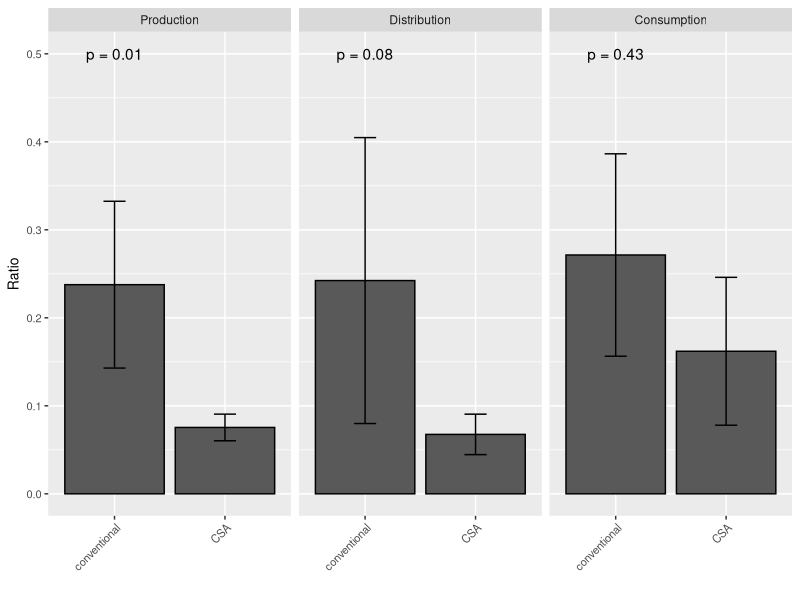
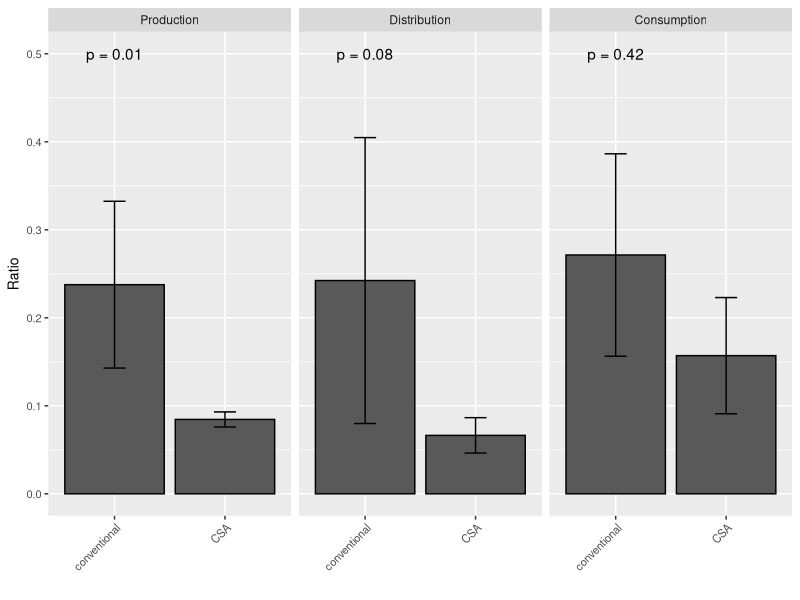
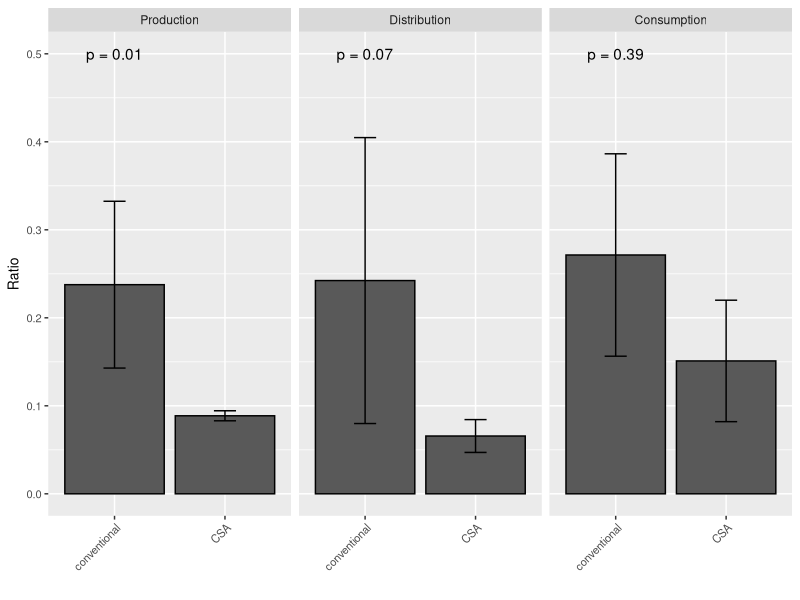
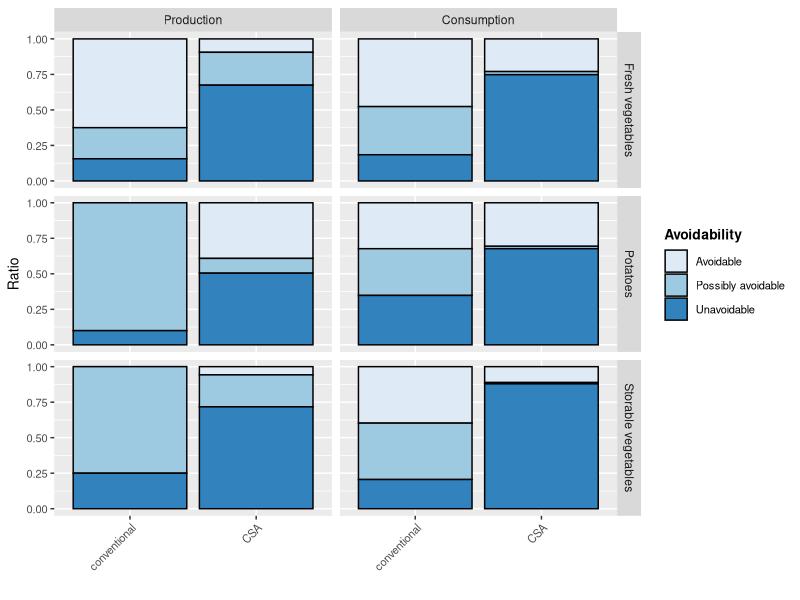
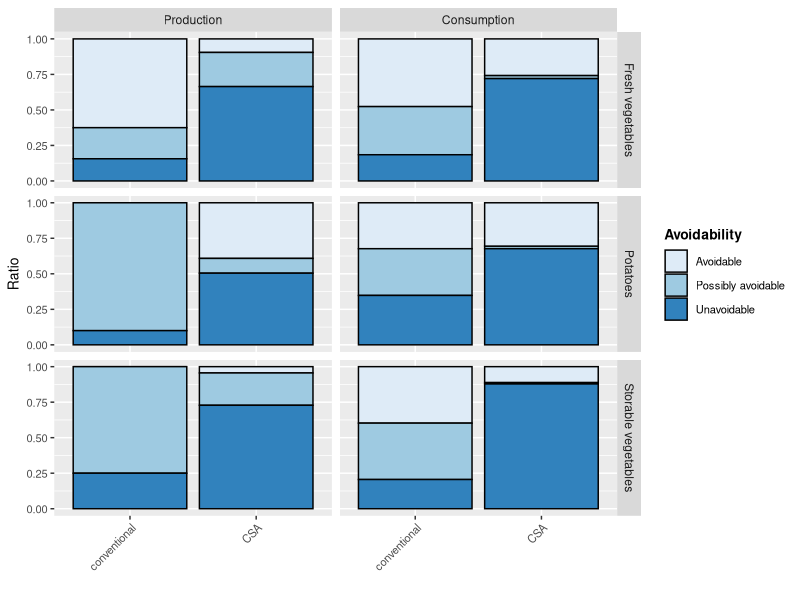
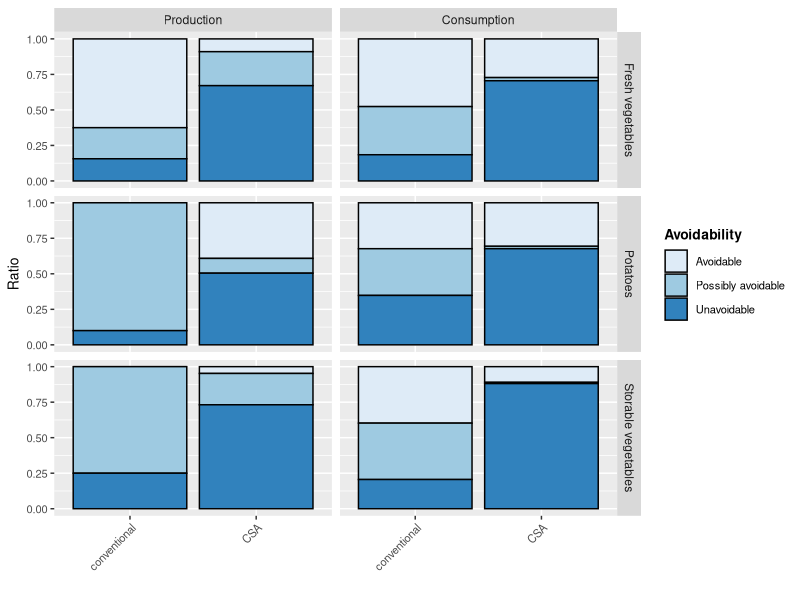
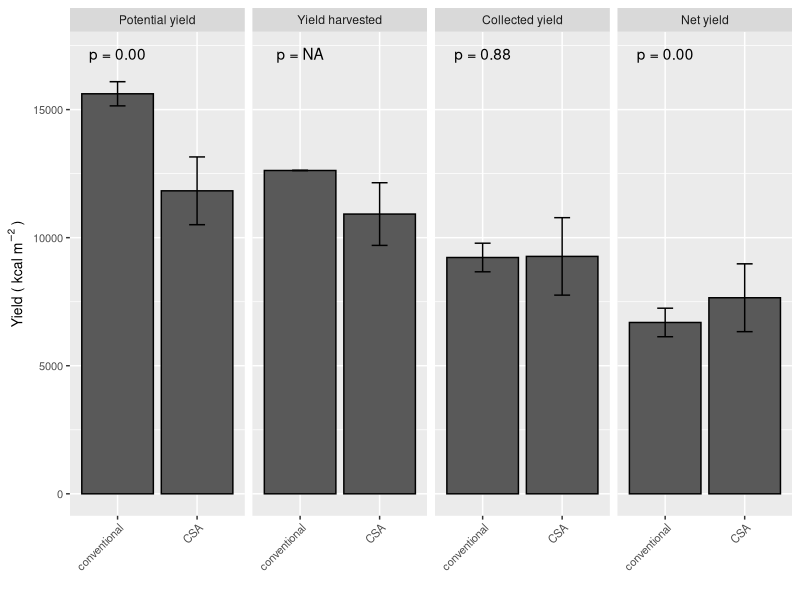
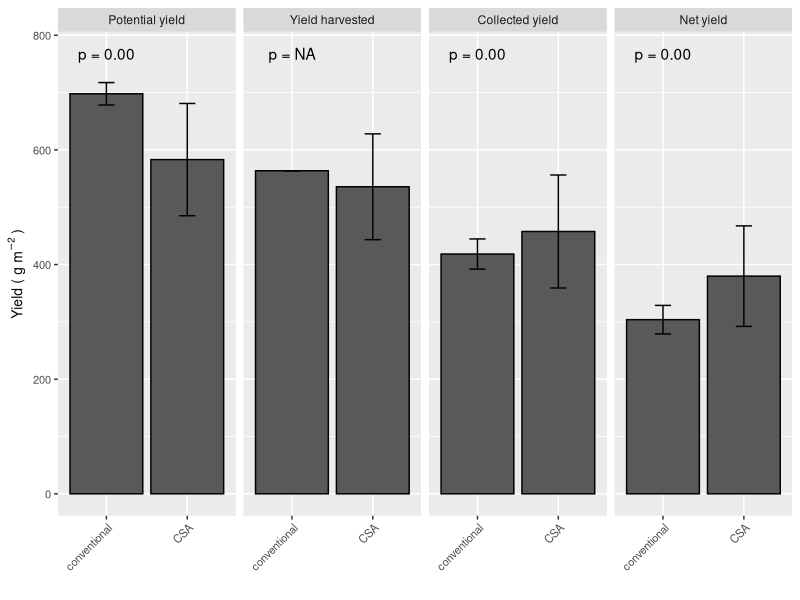

These figures' R source, in order:

################### libraries ################### 
#load packages
library(dplyr)
library(tidyr)
library(readxl)
library(openxlsx)
library(ggplot2)
library(data.table) 


################### data ################### 
## General
CropLabs <- c("Broccoli", "Bush beans", "Fennel", "Potatoes", "Turnips", "Lettuces", "Pumpkins", "Leeks", "Spinach beet", "Carrots", "Beetroot", "Tomatoes", "White cabbages", "Savoy cabbages", "Courgettes", "Onions")
CropTable <- data.frame(Kultur=c("Brokkoli","Buschbohne","Fenchel","Kartoffel", "Kohlrabi","Kopfsalat","Kürbis","Lauch","Mangold","Möhre","Rote Bete","Tomate","Weißkohl","Wirsing","Zucchini","Zwiebel"),
                        Crop=CropLabs)

dfKategorienBeretta <- read_excel("Data/crops_categories_nutrients.xlsx")
dfKategorienBeretta <- merge(dfKategorienBeretta,CropTable,by="Kultur")

manual.labs.english <- c(production = "Production", 
                 intermediate = "Distribution", 
                 household = "Consumption",
                 fresh="Fresh vegetables",
                 storable="Storable vegetables",
                 potato="Potatoes",
                 Conventional="Conventional", 
                 CSA="CSA",
                 avoidable="Avoidable",
                 possiblyAvoidable="Possibly avoidable", 
                 unavoidable="Unavoidable",
                 Ertrag_kg_qm = "Yield harvested",
                 deliveredYield ="Collected yield",
                 netYield = "Net yield",
                 potYield = "Potential yield")

## CSA
# production
Nachverwertung_Produktion <-  as.data.frame(read_excel("Data/csa_production_flw.xlsx"))
head(Nachverwertung_Produktion)
Nachverwertung_Produktion$potYield <- (Nachverwertung_Produktion$Ertrag_kg_geerntet+Nachverwertung_Produktion$Nachverwertung_kg_total)/Nachverwertung_Produktion$Anbauflaeche

# distribution
Nachverwertung_Verteilstation <- as.data.frame(read_excel("Data/csa_distribution_flw.xlsx"))
head(Nachverwertung_Verteilstation)

# consumption
Nachverwertung_Konsum <- as.data.frame(read_excel("Data/csa_consumption_flw.xlsx"))
head(Nachverwertung_Konsum)
Nachverwertung_Konsum[which(Nachverwertung_Konsum$calculation_basis=="kcal"),"calculation_basis"] <- "Calories"
Nachverwertung_Konsum[which(Nachverwertung_Konsum$calculation_basis=="prot"),"calculation_basis"] <- "Protein"
Nachverwertung_Konsum[which(Nachverwertung_Konsum$calculation_basis=="fat"),"calculation_basis"] <- "Fat"

dfHouseholdAvoidability <- Nachverwertung_Konsum[which(Nachverwertung_Konsum$calculation_basis!="g"&Nachverwertung_Konsum$Kultur%in%c("All_mean","fresh_mean","potato_mean","storable_mean")),c(1:(ncol(Nachverwertung_Konsum)-1))] %>% gather(Variable, Ratio, "ratio_gesamt":"ratio_unvermeidbar")
dfHouseholdAvoidability$Kategorie_Beretta <- sapply(strsplit(dfHouseholdAvoidability$Kultur,"_"), `[`, 1)
dfHouseholdAvoidability$Avoidability <- sapply(strsplit(dfHouseholdAvoidability$Variable,"_"), `[`, 2)
dfHouseholdAvoidabilitySD <- Nachverwertung_Konsum[which(Nachverwertung_Konsum$calculation_basis!="g"&Nachverwertung_Konsum$Kultur%in%c("All_sd","fresh_sd","potato_sd","storable_sd")),c(1:(ncol(Nachverwertung_Konsum)-1))] %>% gather(Variable, Ratio, "ratio_gesamt":"ratio_unvermeidbar")
names(dfHouseholdAvoidabilitySD)[ncol(dfHouseholdAvoidabilitySD)] <- "RatioSD"
dfHouseholdAvoidabilitySD$Kategorie_Beretta <- sapply(strsplit(dfHouseholdAvoidabilitySD$Kultur,"_"), `[`, 1)
dfHouseholdAvoidabilitySD$Avoidability <- sapply(strsplit(dfHouseholdAvoidabilitySD$Variable,"_"), `[`, 2)
dfHouseholdAvoidability <- merge(dfHouseholdAvoidability[,c("calculation_basis","Avoidability","Kategorie_Beretta","Ratio")],dfHouseholdAvoidabilitySD[,c("calculation_basis","Avoidability","Kategorie_Beretta","RatioSD")])
dfHouseholdAvoidability[which(dfHouseholdAvoidability$Avoidability=="vermeidbar"),"Avoidability"] <- "avoidable"
dfHouseholdAvoidability[which(dfHouseholdAvoidability$Avoidability=="unklar"),"Avoidability"] <- "possiblyAvoidable"
dfHouseholdAvoidability[which(dfHouseholdAvoidability$Avoidability=="unvermeidbar"),"Avoidability"] <- "unavoidable"
dfHouseholdAvoidability$Stage <- "household"
dfHouseholdAvoidability$Aspect <- "CSA"
names(dfHouseholdAvoidability)[which(names(dfHouseholdAvoidability)=="calculation_basis")] <- "Nutrient"

dfRatioHousehold <- dfHouseholdAvoidability[which(dfHouseholdAvoidability$Avoidability=="gesamt"&dfHouseholdAvoidability$Kategorie_Beretta=="All"),c("Aspect","Stage","Nutrient","Ratio","RatioSD")]

# merge
dfAll <- merge(Nachverwertung_Produktion,Nachverwertung_Verteilstation,by=c("Solawi","Kultur"))
dfAll <- merge(dfAll,Nachverwertung_Konsum,by="Kultur",all=T)
dfAll <- merge(dfAll,dfKategorienBeretta,by="Kultur")
# dfAll[is.na(dfAll)] <- 0

# calculate nutrients
dfAllNutrients <- dfAll[,c("Solawi","Kultur","Kategorie_Beretta","Calories (kcal/100g)","Protein (g/100g)","Fat (g/100g)","Ertrag_kg","Ertrag_kg_qm","Ertrag_kg_geerntet_qm","Nachverwertung_kg_lieferbar","Nachverwertung_kg_essbar","Nachverwertung_kg_nichtEssbar","Nachverwertung_kg_total","Liefermenge_kg_VST","Nachverwertung_kg_VST")]
names(dfAllNutrients) <- c("Solawi","Kultur","Kategorie_Beretta","Calories","Protein","Fat","Produktion","Ertrag","Ertrag_geerntet","ProduktionN_lieferbar","ProduktionN_essbar","ProduktionN_nichtEssbar","ProduktionN","Verteilstation","VerteilstationN")
dfCalories <- dfProtein <- dfFat <- dfAllNutrients
dfCalories[7:ncol(dfCalories)] <- dfCalories[7:ncol(dfCalories)]*dfCalories$Calories*10
dfCalories$Nutrient <- "Calories"
dfProtein[7:ncol(dfProtein)] <- dfProtein[7:ncol(dfProtein)]*dfProtein$Protein*10
dfProtein$Nutrient <- "Protein"
dfFat[7:ncol(dfFat)]<- dfFat[7:ncol(dfFat)]*dfFat$Fat*10
dfFat$Nutrient <- "Fat"

dfNutrient <- rbind(dfCalories,dfProtein,dfFat)
dfNutrient <- dfNutrient[,-which(names(dfNutrient) %in% c("Calories","Protein","Fat"))]

## Conventional
dfErtraegeKonventionell <- read_excel("Data/conventional_production.xlsx")
dfErtraegeKonventionell <- merge(dfErtraegeKonventionell,CropTable,by="Kultur")

dfNachverwertungKonventionell <- read_excel("Data/conventional_flw.xlsx")
head(dfNachverwertungKonventionell)
dfNachverwertungKonventionell$Aspect <- "conventional"
dfNachverwertungKonventionell$Solawi <- dfNachverwertungKonventionell$Reference

dfNachverwertungKonventionell <- merge(dfNachverwertungKonventionell,dfKategorienBeretta,by="Crop")

################### analyses ################### 

###### Ratio losses all
## CSA
dfNutrientSum <- aggregate(cbind(Produktion,ProduktionN,Verteilstation,VerteilstationN)~Solawi+Nutrient,dfNutrient,sum)
dfNutrientSum$ratio_production_total <- dfNutrientSum$ProduktionN/(dfNutrientSum$ProduktionN+dfNutrientSum$Produktion)
dfNutrientSum$ratio_intermediate_total <- dfNutrientSum$VerteilstationN/(dfNutrientSum$VerteilstationN+dfNutrientSum$Verteilstation)
dfNutrientSumFinal <- dfNutrientSum[,c("Solawi","Nutrient","ratio_production_total","ratio_intermediate_total")]  %>% gather(Variable, Ratio, "ratio_production_total":"ratio_intermediate_total")
dfNutrientSumFinal$Stage <- sapply(strsplit(dfNutrientSumFinal$Variable,"_"), `[`, 2)
dfNutrientSumFinal$Aspect <- "CSA"
  
## conventional
# sum of avoidability categories
dfNachverwertungKonventionellMean <- aggregate(Ratio~Crop+Kategorie_Beretta+Stage+Avoidability+Solawi+Aspect,dfNachverwertungKonventionell,mean)
dfNachverwertungKonventionellSum <- aggregate(Ratio~Solawi+Stage+Aspect+Crop,dfNachverwertungKonventionellMean,sum)
# mean of crops
dfNachverwertungKonventionellMeanCrops <- aggregate(Ratio~Solawi+Stage+Aspect,dfNachverwertungKonventionellSum,mean)
dfNachverwertungKonventionellMeanCrops$Nutrient <- "None"

## combined
dfAllMean <- rbind(dfNutrientSumFinal[,c("Solawi","Stage","Aspect","Ratio","Nutrient")],dfNachverwertungKonventionellMeanCrops)

# mean and sd over solawi/references
dfRatioFinalSD <- aggregate(Ratio~Aspect+Stage+Nutrient,dfAllMean,sd)
names(dfRatioFinalSD)[ncol(dfRatioFinalSD)] <- "RatioSD"

dfRatioFinalMean <- aggregate(Ratio~Aspect+Stage+Nutrient,dfAllMean,mean)
dfRatioFinal <- merge(dfRatioFinalMean,dfRatioFinalSD)
dfRatioFinal <- rbind(dfRatioFinal,dfRatioHousehold)

dfRatioFinal$Error_Lower <- dfRatioFinal$Ratio-dfRatioFinal$RatioSD
dfRatioFinal$Error_Upper <- dfRatioFinal$Ratio+dfRatioFinal$RatioSD

dfRatioFinal$Stage <- factor(dfRatioFinal$Stage,levels=c("production","intermediate","household"))

## significance tests
funFigRatio <- function(nutrient){
  print(shapiro.test(dfAllMean[which(dfAllMean$Aspect=="CSA"&dfAllMean$Nutrient==nutrient&dfAllMean$Stage=="production"),"Ratio"]))
  print(shapiro.test(dfAllMean[which(dfAllMean$Aspect=="CSA"&dfAllMean$Nutrient==nutrient&dfAllMean$Stage=="intermediate"),"Ratio"]))
  print(shapiro.test(dfAllMean[which(dfAllMean$Aspect=="conventional"&dfAllMean$Stage=="production"),"Ratio"]))
  print(shapiro.test(dfAllMean[which(dfAllMean$Aspect=="conventional"&dfAllMean$Stage=="intermediate"),"Ratio"]))
  print(shapiro.test(dfAllMean[which(dfAllMean$Aspect=="conventional"&dfAllMean$Stage=="household"),"Ratio"]))

  aovRatioProduction <- aov(Ratio ~ Aspect , data = dfAllMean[which(dfAllMean$Nutrient%in%c("None",nutrient)&dfAllMean$Stage=="production"),])
  aovRatioIntermediate <- aov(Ratio ~ Aspect , data = dfAllMean[which(dfAllMean$Nutrient%in%c("None",nutrient)&dfAllMean$Stage=="intermediate"),])
  aovRatioHousehold <- aov(Ratio ~ Aspect , data = rbind(dfAllMean[which(dfAllMean$Nutrient%in%c("None",nutrient)&dfAllMean$Stage=="household"),c("Aspect","Ratio")],dfRatioHousehold[which(dfRatioHousehold$Nutrient==nutrient),c("Aspect","Ratio")]))

  ann_text <- data.frame(Ratio = 0.5,lab = paste0("p = ",c(round(summary(aovRatioProduction)[[1]][1,5],2),round(summary(aovRatioIntermediate)[[1]][1,5],2),round(summary(aovRatioHousehold)[[1]][1,5],2))),Aspect="conventional",
                         Stage  = factor(c("production","intermediate","household"),levels = c("production","intermediate","household")))
  
  ggplot(dfRatioFinal[which(dfRatioFinal$Nutrient%in%c("None",nutrient)),], aes(x = Aspect, y = Ratio)) + 
    geom_bar(stat = 'identity', position = 'stack', colour = "black") + 
    facet_grid(.~Stage,labeller = as_labeller(manual.labs.english)) + ylab("Ratio")+xlab("") +
    scale_fill_brewer(name = "Avoidability", labels = as_labeller(manual.labs.english)) +
    ylim(0,0.5)+
    theme(axis.title.y=element_text(size=10),
          axis.title.x=element_text(size=10),
          axis.text.x = element_text(angle = 45, hjust = 1,size=8),
          axis.text.y = element_text(size=8))+
    geom_errorbar(aes(ymin= Error_Lower, 
                      ymax= Error_Upper),
                  width=.2,
                  position="identity")+
    geom_text(data = ann_text,aes(label=lab))
}

fig1 <- funFigRatio("Calories")
fig1

figS1 <- funFigRatio("Protein")
figS1

figS2 <- funFigRatio("Fat")
figS2

###### Ratio losses avoidability
## CSA
dfAllNutrientAvoidability <- aggregate(cbind(Produktion,ProduktionN_lieferbar,ProduktionN_essbar,ProduktionN_nichtEssbar,ProduktionN,Verteilstation,VerteilstationN)~Solawi+Kategorie_Beretta+Nutrient,dfNutrient,sum)
dfAllNutrientAvoidability$production_avoidable <- dfAllNutrientAvoidability$ProduktionN_lieferbar/(dfAllNutrientAvoidability$ProduktionN+dfAllNutrientAvoidability$Produktion)
dfAllNutrientAvoidability$production_possiblyAvoidable <- dfAllNutrientAvoidability$ProduktionN_essbar/(dfAllNutrientAvoidability$ProduktionN+dfAllNutrientAvoidability$Produktion)
dfAllNutrientAvoidability$production_unavoidable <- dfAllNutrientAvoidability$ProduktionN_nichtEssbar/(dfAllNutrientAvoidability$ProduktionN+dfAllNutrientAvoidability$Produktion)
dfAllNutrientAvoidability$intermediate_possiblyAvoidable <- dfAllNutrientAvoidability$VerteilstationN/(dfAllNutrientAvoidability$VerteilstationN+dfAllNutrientAvoidability$Verteilstation)

dfAllNutrientGather <- dfAllNutrientAvoidability[,c("Solawi","Nutrient","Kategorie_Beretta","production_avoidable","production_possiblyAvoidable","production_unavoidable","intermediate_possiblyAvoidable")]  %>% gather(Variable, Ratio, "production_avoidable":"intermediate_possiblyAvoidable")
head(dfAllNutrientGather)
dfAllNutrientGather$Stage <- sapply(strsplit(dfAllNutrientGather$Variable,"_"), `[`, 1)
dfAllNutrientGather$Avoidability <- sapply(strsplit(dfAllNutrientGather$Variable,"_"), `[`, 2)
dfAllNutrientGather[which(is.na(dfAllNutrientGather$Ratio)),]
dfAllNutrientGather$Aspect <- "CSA"
dfAvoidabilityCSA <- aggregate(Ratio~Stage+Aspect+Avoidability+Kategorie_Beretta+Nutrient,dfAllNutrientGather,mean)
dfAvoidabilityCSAsd <- aggregate(Ratio~Stage+Aspect+Avoidability+Kategorie_Beretta+Nutrient,dfAllNutrientGather,sd)
names(dfAvoidabilityCSAsd)[ncol(dfAvoidabilityCSAsd)] <- "RatioSD"
dfAvoidabilityCSA <- merge(dfAvoidabilityCSA,dfAvoidabilityCSAsd,by=c("Stage","Aspect","Avoidability","Kategorie_Beretta","Nutrient"))

# add household
dfAvoidabilityCSAFinal <- rbind(dfAvoidabilityCSA,dfHouseholdAvoidability[which(dfHouseholdAvoidability$Avoidability!="gesamt"&dfHouseholdAvoidability$Kategorie_Beretta!="All"),names(dfAvoidabilityCSA)])

dfAvoidabilityCSAFinal$Error_Lower <- dfAvoidabilityCSAFinal$Ratio
dfAvoidabilityCSAFinal$Error_Upper <- dfAvoidabilityCSAFinal$Ratio+dfAvoidabilityCSAFinal$RatioSD

## conventional
unique(dfNachverwertungKonventionellMean[which(dfNachverwertungKonventionellMean$Avoidability%in%c("avoidable","possiblyAvoidable","unavoidable")),"Solawi"])
dfAvoidabilityKonventionell <- aggregate(Ratio~Stage+Aspect+Avoidability+Kategorie_Beretta,dfNachverwertungKonventionellMean[which(dfNachverwertungKonventionellMean$Avoidability%in%c("avoidable","possiblyAvoidable","unavoidable")),],mean)
dfAvoidabilityKonventionell$Nutrient <- "None"

# merge
dfAllAvoidability <- rbind(dfAvoidabilityCSAFinal[,names(dfAvoidabilityKonventionell)],dfAvoidabilityKonventionell)
dfAllAvoidability$Stage <- factor(dfAllAvoidability$Stage,levels=c("production","intermediate","household"))

## Plot
funFigAvoidability <- function(nutrient){
  ggplot(dfAllAvoidability[which(dfAllAvoidability$Stage!="intermediate"&dfAllAvoidability$Nutrient%in%c("None",nutrient)),], aes(x = Aspect, y = Ratio,fill=Avoidability)) +
    geom_bar(position = "fill",stat = "identity", colour = "black") +
    facet_grid(Kategorie_Beretta~Stage,labeller = as_labeller(manual.labs.english)) + ylab("Ratio")+xlab("") +
    scale_fill_brewer(name = "Avoidability", labels = as_labeller(manual.labs.english)) +
    ylim(0,1)+
    theme(axis.title.y=element_text(size=10),
          axis.title.x=element_text(size=10),
          axis.text.x = element_text(angle = 45, hjust = 1,size=8),
          axis.text.y = element_text(size=8),
          legend.title = element_text(size = 10, face = "bold"),
          legend.text = element_text(size = 8))
  
}

fig2 <- funFigAvoidability("Calories")
fig2

figS3 <-  funFigAvoidability("Protein")
figS3

figS4 <-  funFigAvoidability("Fat")
figS4

###### Net yield efficiency

#### mean and sd per Crop and Stage
## CSA
dfNYEAll <- dfAll[, c("Solawi", "Kultur", "Ertrag_kg_qm", "Ertrag_kg_geerntet_qm","Loss_Ratio_VST","ratio_gesamt", "potYield")]
dfNYEAll$deliveredYield <- dfNYEAll$Ertrag_kg_qm * (1-dfNYEAll$Loss_Ratio_VST )  
dfNYEAll$netYield <- dfNYEAll$Ertrag_kg_qm * (1-dfNYEAll$Loss_Ratio_VST ) * (1-dfNYEAll$ratio_gesamt) 
dfNYEAll$Ertrag_kg_qm <- dfNYEAll$Ertrag_kg_geerntet_qm # make name consistent
dfNYEAll$Aspect <- "CSA"
dfNYEAll <- merge(dfNYEAll,CropTable,by="Kultur")


## Conventional
dfNachverwertungKonventionellSummary <- as.data.frame(dfNachverwertungKonventionellSum %>%
  # drop_na()  %>%
  group_by(Crop, Stage)  %>%
  dplyr::summarize(mean = mean(Ratio,na.rm=T),
                   sd = sd(Ratio, na.rm=T)))

dfNachverwertungKonventionellSummary
head(dfNachverwertungKonventionellSummary)
dfNachverwertungKonventionellSummary <- merge(dfNachverwertungKonventionellSummary,unique(dfAll[,c("Crop","Calories (kcal/100g)")]),by="Crop")

## sample ratios based on given mean and sd
set.seed(9999)
lsRound <- lapply(1:1000,function(i){
  dfNachverwertungKonventionellSummary$RatioSampled <- rnorm(nrow(dfNachverwertungKonventionellSummary),mean=dfNachverwertungKonventionellSummary[,"mean"],sd=dfNachverwertungKonventionellSummary[,"sd"])
  
  dfNachverwertungKonventionellSummary[which(dfNachverwertungKonventionellSummary$RatioSampled<0),"RatioSampled"] <- 0
  dfNachverwertungKonventionellSummary[which(dfNachverwertungKonventionellSummary$RatioSampled>1),"RatioSampled"] <- 1
  
  
  dfNachverwertungKonventionellSpread<- dfNachverwertungKonventionellSummary[,c("Crop","Stage","RatioSampled")] %>% tidyr::spread(Stage,RatioSampled)
  
  dfNetYieldKonventionell <- merge(dfErtraegeKonventionell[,c("Crop","Ertrag_kg_qm")],dfNachverwertungKonventionellSpread,by="Crop")
  dfNetYieldKonventionell <- na.omit(dfNetYieldKonventionell)
  dfNetYieldKonventionell$potYield <- dfNetYieldKonventionell$Ertrag_kg_qm + (dfNetYieldKonventionell$Ertrag_kg_qm*dfNetYieldKonventionell$production) 
  dfNetYieldKonventionell$deliveredYield <- dfNetYieldKonventionell$Ertrag_kg_qm * (1-dfNetYieldKonventionell$intermediate) 
  
  dfNetYieldKonventionell$netYield <- dfNetYieldKonventionell$Ertrag_kg_qm * (1-dfNetYieldKonventionell$intermediate) * (1-dfNetYieldKonventionell$household) 
  dfNetYieldKonventionell$Solawi <- i
  dfNetYieldKonventionell[,c("Crop","Ertrag_kg_qm","potYield","deliveredYield","netYield","Solawi")]
  
  })
dfRound <- do.call(rbind,lsRound)
dfRound$Aspect <- "conventional"

# combine csa and conventional
dfNYEFinal <- rbind(dfNYEAll[-which(dfNYEAll$Crop%in%c("Fennel","Spinach beet")),c("Crop","Ertrag_kg_qm","potYield","deliveredYield","netYield","Solawi","Aspect")],dfRound)
dfNYEFinal <- dfNYEFinal %>% gather(Variable,Yield,"Ertrag_kg_qm":"netYield")
head(dfNYEFinal)
unique(dfNYEFinal$Variable)
dfNYEFinal <- merge(dfNYEFinal,unique(dfAll[,c("Crop","Calories (kcal/100g)","Protein (g/100g)","Fat (g/100g)")]),by="Crop")
dfNYEFinal$Yield_Calories <- dfNYEFinal$Yield*dfNYEFinal$`Calories (kcal/100g)`*10
dfNYEFinal$Yield_Protein <- dfNYEFinal$Yield*dfNYEFinal$`Protein (g/100g)`*10
dfNYEFinal$Yield_Fat <- dfNYEFinal$Yield*dfNYEFinal$`Fat (g/100g)`*10

# Nutrients
dfNYENutrient <- aggregate(cbind(Yield_Calories,Yield_Protein,Yield_Fat)~Solawi+Aspect+Variable,dfNYEFinal,function(i){sum(i,na.rm=T)})
dfNYENutrientSD <- aggregate(cbind(Yield_Calories,Yield_Protein,Yield_Fat)~Aspect+Variable,dfNYENutrient,function(i){sd(i,na.rm=T)})
names(dfNYENutrientSD)[3:5] <- paste0(names(dfNYENutrientSD)[3:5],"SD")
dfNYENutrientMean <- aggregate(cbind(Yield_Calories,Yield_Protein,Yield_Fat)~Aspect+Variable,dfNYENutrient,function(i){mean(i,na.rm=T)})
dfNYENutrientAgg <- merge(dfNYENutrientMean,dfNYENutrientSD,by=c("Aspect","Variable"))
dfNYENutrientAgg$Error_Upper_Calories <- dfNYENutrientAgg$Yield_Calories+dfNYENutrientAgg$Yield_CaloriesSD
dfNYENutrientAgg$Error_Lower_Calories <- dfNYENutrientAgg$Yield_Calories-dfNYENutrientAgg$Yield_CaloriesSD
dfNYENutrientAgg$Error_Upper_Protein <- dfNYENutrientAgg$Yield_Protein+dfNYENutrientAgg$Yield_ProteinSD
dfNYENutrientAgg$Error_Lower_Protein <- dfNYENutrientAgg$Yield_Protein-dfNYENutrientAgg$Yield_ProteinSD
dfNYENutrientAgg$Error_Upper_Fat <- dfNYENutrientAgg$Yield_Fat+dfNYENutrientAgg$Yield_FatSD
dfNYENutrientAgg$Error_Lower_Fat <- dfNYENutrientAgg$Yield_Fat-dfNYENutrientAgg$Yield_FatSD

dfNYENutrientAgg$Variable <- factor(dfNYENutrientAgg$Variable,levels = c("potYield","Ertrag_kg_qm","deliveredYield","netYield"))

# figure
funFigYield <- function(nutrient,errorLower,errorUpper,yName){
  dfNYENutrient$Yield <- dfNYENutrient[,nutrient]
  ## significance
  print(shapiro.test(dfNYENutrient[which(dfNYENutrient$Aspect=="conventional"&dfNYENutrient$Variable=="potYield"),nutrient]))
  print(shapiro.test(dfNYENutrient[which(dfNYENutrient$Aspect=="CSA"&dfNYENutrient$Variable=="potYield"),nutrient]))
  print(shapiro.test(dfNYENutrient[which(dfNYENutrient$Aspect=="conventional"&dfNYENutrient$Variable=="deliveredYield"),nutrient]))
  print(shapiro.test(dfNYENutrient[which(dfNYENutrient$Aspect=="CSA"&dfNYENutrient$Variable=="deliveredYield"),nutrient]))
  print(shapiro.test(dfNYENutrient[which(dfNYENutrient$Aspect=="conventional"&dfNYENutrient$Variable=="netYield"),nutrient]))
  print(shapiro.test(dfNYENutrient[which(dfNYENutrient$Aspect=="CSA"&dfNYENutrient$Variable=="netYield"),nutrient]))
  
  aovPotYield <- aov(Yield ~ Aspect , data = dfNYENutrient[which(dfNYENutrient$Variable=="potYield"),])
  aovYield <- aov(Yield ~ Aspect , data = dfNYENutrient[which(dfNYENutrient$Variable=="Ertrag_kg_qm"),])
  aovDeliveredYield <- aov(Yield ~ Aspect , data = dfNYENutrient[which(dfNYENutrient$Variable=="deliveredYield"),])
  aovNetYield <- aov(Yield ~ Aspect , data = dfNYENutrient[which(dfNYENutrient$Variable=="netYield"),])
  
  ann_text <- data.frame(Var = 1.1*max(dfNYENutrientAgg[,nutrient]),lab = paste0("p = ",c(format(round(summary(aovPotYield)[[1]][1,5],2), nsmall = 2),"NA",format(round(summary(aovDeliveredYield)[[1]][1,5],2), nsmall = 2),format(round(summary(aovNetYield)[[1]][1,5],2), nsmall = 2))),Aspect="conventional",
                         Variable  = factor(c("potYield","Ertrag_kg_qm","deliveredYield","netYield"),levels = c("potYield","Ertrag_kg_qm","deliveredYield","netYield")))
  
  # ann_text$lab <- list(c(1,2,3,expression("">=200)))
  names(ann_text)[1] <- nutrient

  ggplot(dfNYENutrientAgg, aes(x = Aspect, y = dfNYENutrientAgg[,nutrient])) + 
    geom_bar(stat = 'identity', position= "dodge", colour = "black") +
    facet_grid(.~Variable,labeller = as_labeller(manual.labs.english))+
    ylab(yName) + xlab("") +
    # ylim(0,17500)+
    theme(axis.title.y=element_text(size=10),
          axis.title.x=element_text(size=10),
          axis.text.x = element_text(angle = 45, hjust = 1,size=8),
          axis.text.y = element_text(size=8),
          legend.title = element_text(size = 10, face = "bold"),
          legend.text = element_text(size = 8))  +
    geom_errorbar(aes(ymin= dfNYENutrientAgg[,errorLower],
                      ymax= dfNYENutrientAgg[,errorUpper]),
                  width=.2,
                  position="identity")+
    geom_text(data = ann_text,aes(y=ann_text[,nutrient],label=lab))
  
}


fig3 <-  funFigYield("Yield_Calories","Error_Lower_Calories","Error_Upper_Calories",expression("Yield ( kcal"~m^-2~")"))
fig3

figS5 <- funFigYield("Yield_Protein","Error_Lower_Protein","Error_Upper_Protein",expression("Yield ( g"~m^-2~")"))
figS5

figS6 <- funFigYield("Yield_Fat","Error_Lower_Fat","Error_Upper_Fat",expression("Yield ( g"~m^-2~")"))
figS6

###### crop tables
#### losses
## CSA
dfCSAMean  <- aggregate(cbind(Nachverwertung_ratio_total,Loss_Ratio_VST ,ratio_gesamt)~Crop,dfAll,mean)
dfCSAsd  <- aggregate(cbind(Nachverwertung_ratio_total,Loss_Ratio_VST ,ratio_gesamt)~Crop,dfAll,sd)
dfCSAMean <- merge(dfCSAMean,dfCSAsd,by="Crop")
dfCSAMean$ratio_production_CSA <- paste0(round(dfCSAMean$Nachverwertung_ratio_total.x,2)," (",round(dfCSAMean$Nachverwertung_ratio_total.y,2),")")
dfCSAMean$ratio_intermediate_CSA <- paste0(round(dfCSAMean$Loss_Ratio_VST.x,2)," (",round(dfCSAMean$Loss_Ratio_VST.y,2),")")
dfCSAMean$ratio_household_CSA <- paste0(round(dfCSAMean$ratio_gesamt.x,2)," (",round(dfCSAMean$ratio_gesamt.y,2),")")

## conventional
head(dfNachverwertungKonventionellMean)
dfKonventionellMean <- aggregate(Ratio~Crop+Stage,dfNachverwertungKonventionellMean,mean)
dfKonventionellSD <- aggregate(Ratio~Crop+Stage,dfNachverwertungKonventionellMean,sd)
dfKonventionellMean <- merge(dfKonventionellMean,dfKonventionellSD,by=c("Crop","Stage"))
dfKonventionellMean$Ratio <- paste0(round(dfKonventionellMean$Ratio.x,2)," (",round(dfKonventionellMean$Ratio.y,2),")")
dfKonventionellMean <- dcast(setDT(dfKonventionellMean), Crop ~ Stage, value.var = c("Ratio"))
names(dfKonventionellMean)[2:4] <- paste0("ratio_",names(dfKonventionellMean)[2:4],"_conventional")

tableS5 <- merge(dfCSAMean[,c("Crop","ratio_production_CSA","ratio_intermediate_CSA","ratio_household_CSA")],dfKonventionellMean[,c("Crop","ratio_production_conventional","ratio_intermediate_conventional","ratio_household_conventional")],by="Crop")
tableS5

#### yields
head(dfNYEFinal)
dfNYETable <- aggregate(Yield~Crop+Aspect+Variable,dfNYEFinal,mean)
dfNYETableSD <- aggregate(Yield~Crop+Aspect+Variable,dfNYEFinal,sd)

dfNYETableAll <- merge(dfNYETable,dfNYETableSD,by=c("Crop","Aspect","Variable"))
dfNYETableAll$Yield <- paste0(round(dfNYETableAll$Yield.x,2)," (",round(dfNYETableAll$Yield.y,2),")")
dfNYETableAll <- dcast(setDT(dfNYETableAll), Crop ~ Aspect+Variable, value.var = c("Yield"))
dfNYETableAll <- dfNYETableAll[,c("Crop","CSA_potYield","CSA_Ertrag_kg_qm","CSA_deliveredYield","CSA_netYield","conventional_potYield","conventional_Ertrag_kg_qm","conventional_deliveredYield","conventional_netYield")]
names(dfNYETableAll) <- c("Crop","potential_yield_CSA_kg_m2","harvested_yield_CSA_kg_m2","delivered_yield_CSA_kg_m2","net_yield_CSA_kg_m2","potential_yield_conventional_kg_m2","harvested_yield_conventional_kg_m2","delivered_yield_conventional_kg_m2","net_yield_conventional_kg_m2")
tableS6 <- dfNYETableAll
tableS6


rm(list=ls())
